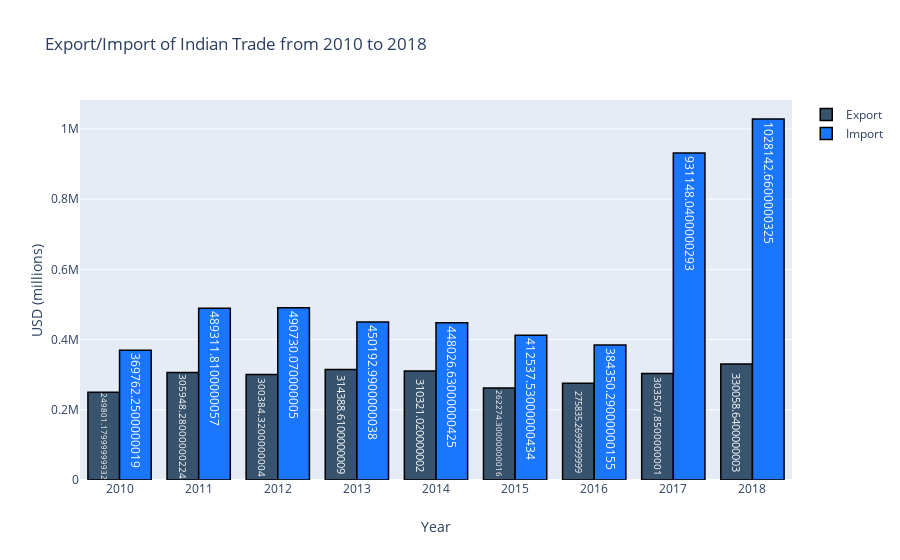

Notebook cell for this chart:
### Markdown cell above
### Let's expolre the above table:
### <font color="blue" face="Constantia">Growth Rate:</font>
Growth rates refer to the percentage change of a specific variable within a specific time period and given a certain context. we calucate the annual growth rate.
### <font color="blue" face="Constantia">Trade Deficit:</font>
A trade deficit is an amount by which the cost of a country's imports exceeds the cost of its exports. It's one way of measuring international trade, and it's also called a negative balance of trade. You can calculate a trade deficit by subtracting the total value of a country's exports from the total value of its imports.

### ***<font color="blue" face="Constantia">Findings:</font>***
* Exports have done well particularly from 2016 to 2018.
* The average annual growth rate in the eight years has been 4.06 per cent.
* However, imports have grown even faster in the eigth years at an annual average of 20.2 per cent.
* Thus, average trade deficit widened to $-261,298.08 Million.
* The higher trade deficit could be attributed to a rise in petroleum, oil and lubricants (POL) as well as non-POL components in imports.

### Code cell
'''Visualization of Export and Import'''
# create trace1
trace1 = go.Bar(
                x = total_year.index,
                y = total_year.Export,
                name = "Export",
                marker = dict(color = 'rgb(55, 83, 109)',
                             line=dict(color='rgb(0,0,0)',width=1.5)),
                text = total_year.Export)
# create trace2 
trace2 = go.Bar(
                x = total_year.index,
                y = total_year.Import,
                name = "Import",
                marker = dict(color = 'rgb(26, 118, 255)',
                              line=dict(color='rgb(0,0,0)',width=1.5)),
                text = total_year.Import)


layout = go.Layout(hovermode= 'closest', title = 'Export/Import of Indian Trade from 2010 to 2018' , xaxis = dict(title = 'Year'), yaxis = dict(title = 'USD (millions)'))
fig = go.Figure(data = [trace1, trace2], layout = layout)
fig.show()

### Figure 1 — Plotly figure (JSON) as saved in the notebook; plotly's stock layout.template omitted (floating-point values rounded to 4 significant figures)
{"data": [{"marker": {"color": "rgb(55, 83, 109)", "line": {"color": "rgb(0,0,0)", "width": 1.5}}, "name": "Export", "text": [249800.0, 305900.0, 300400.0, 314400.0, 310300.0, 262300.0, 275800.0, 303500.0, 330100.0], "type": "bar", "x": [2010, 2011, 2012, 2013, 2014, 2015, 2016, 2017, 2018], "y": [249800.0, 305900.0, 300400.0, 314400.0, 310300.0, 262300.0, 275800.0, 303500.0, 330100.0]}, {"marker": {"color": "rgb(26, 118, 255)", "line": {"color": "rgb(0,0,0)", "width": 1.5}}, "name": "Import", "text": [369800.0, 489300.0, 490700.0, 450200.0, 448000.0, 412500.0, 384400.0, 931100.0, 1028000.0], "type": "bar", "x": [2010, 2011, 2012, 2013, 2014, 2015, 2016, 2017, 2018], "y": [369800.0, 489300.0, 490700.0, 450200.0, 448000.0, 412500.0, 384400.0, 931100.0, 1028000.0]}], "layout": {"hovermode": "closest", "title": {"text": "Export/Import of Indian Trade from 2010 to 2018"}, "xaxis": {"title": {"text": "Year"}}, "yaxis": {"title": {"text": "USD (millions)"}}}}
